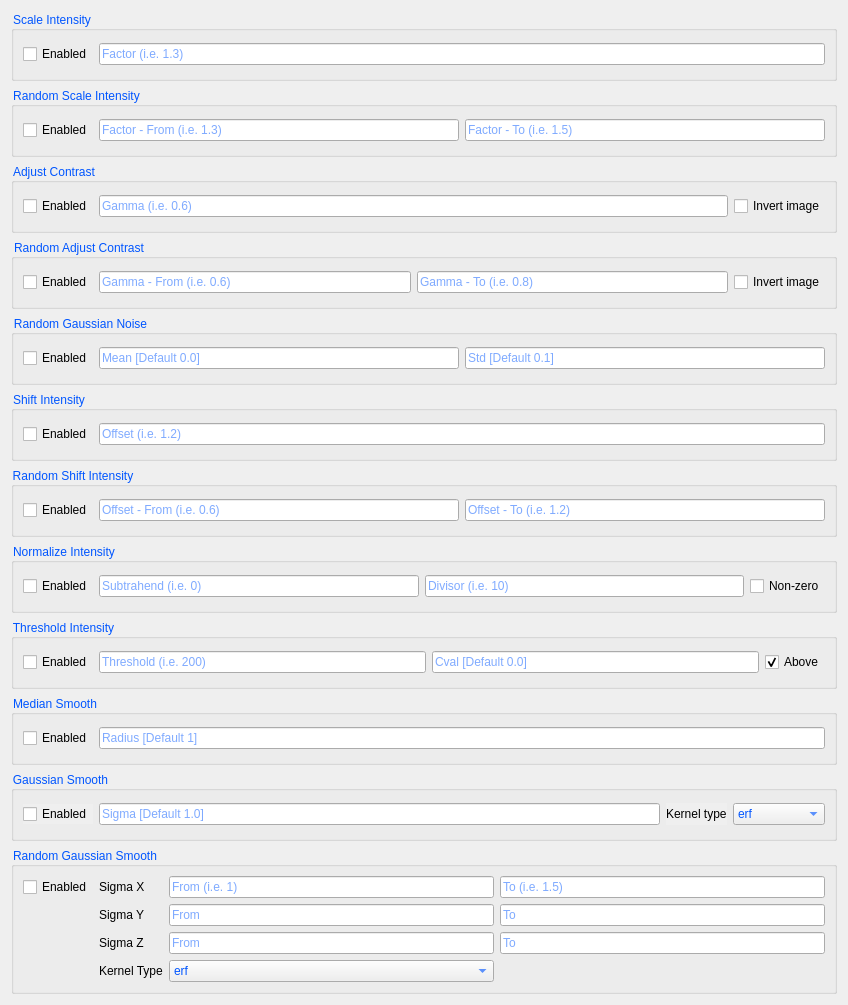
         <widget class="QWidget" name="scrollAreaWidgetContents_2">
          <property name="geometry">
           <rect>
            <x>0</x>
            <y>0</y>
            <width>848</width>
            <height>1005</height>
           </rect>
          </property>
          <property name="layoutDirection">
           <enum>Qt::LeftToRight</enum>
          </property>
          <layout class="QVBoxLayout" name="verticalLayout_3">
           <item>
            <widget class="QGroupBox" name="groupBox_6">
             <property name="autoFillBackground">
              <bool>true</bool>
             </property>
             <property name="styleSheet">
              <string notr="true">color: rgb(0, 170, 255);
color: rgb(0, 85, 255);</string>
             </property>
             <property name="title">
              <string>Scale Intensity</string>
             </property>
             <layout class="QGridLayout" name="gridLayout_10">
              <item row="0" column="0">
               <widget class="QCheckBox" name="scaleIntensityEnabled">
                <property name="styleSheet">
                 <string notr="true">color: rgb(0, 0, 0)</string>
                </property>
                <property name="text">
                 <string>Enabled</string>
                </property>
               </widget>
              </item>
              <item row="0" column="1">
               <widget class="QLineEdit" name="scaleIntensityFactor">
                <property name="styleSheet">
                 <string notr="true">color: rgb(0, 85, 255);</string>
                </property>
                <property name="placeholderText">
                 <string>Factor (i.e. 1.3)</string>
                </property>
               </widget>
              </item>
             </layout>
            </widget>
           </item>
           <item>
            <widget class="QGroupBox" name="groupBox">
             <property name="enabled">
              <bool>true</bool>
             </property>
             <property name="autoFillBackground">
              <bool>true</bool>
             </property>
             <property name="styleSheet">
              <string notr="true">color: rgb(0, 85, 255);</string>
             </property>
             <property name="title">
              <string>Random Scale Intensity</string>
             </property>
             <layout class="QGridLayout" name="gridLayout_7">
              <item row="0" column="2">
               <widget class="QLineEdit" name="randomScaleIntensityFactorTo">
                <property name="styleSheet">
                 <string notr="true">color: rgb(0, 85, 255);</string>
                </property>
                <property name="placeholderText">
                 <string>Factor - To (i.e. 1.5)</string>
                </property>
               </widget>
              </item>
              <item row="0" column="1">
               <widget class="QLineEdit" name="randomScaleIntensityFactorFrom">
                <property name="styleSheet">
                 <string notr="true">color: rgb(0, 85, 255);</string>
                </property>
                <property name="placeholderText">
                 <string>Factor - From (i.e. 1.3)</string>
                </property>
               </widget>
              </item>
              <item row="0" column="0">
               <widget class="QCheckBox" name="randomScaleIntensityEnabled">
                <property name="styleSheet">
                 <string notr="true">color: rgb(0, 0, 0);</string>
                </property>
                <property name="text">
                 <string>Enabled</string>
                </property>
               </widget>
              </item>
             </layout>
            </widget>
           </item>
           <item>
            <widget class="QGroupBox" name="groupBox_7">
             <property name="autoFillBackground">
              <bool>true</bool>
             </property>
             <property name="styleSheet">
              <string notr="true">color: rgb(0, 85, 255);</string>
             </property>
             <property name="title">
              <string>Adjust Contrast</string>
             </property>
             <layout class="QGridLayout" name="gridLayout_11">
              <item row="0" column="1">
               <widget class="QLineEdit" name="adjustContrastGamma">
                <property name="styleSheet">
                 <string notr="true">color: rgb(0, 85, 255);</string>
                </property>
                <property name="placeholderText">
                 <string>Gamma (i.e. 0.6)</string>
                </property>
               </widget>
              </item>
              <item row="0" column="0">
               <widget class="QCheckBox" name="adjustContrastEnabled">
                <property name="styleSheet">
                 <string notr="true">color: rgb(0, 0, 0);</string>
                </property>
                <property name="text">
                 <string>Enabled</string>
                </property>
               </widget>
              </item>
              <item row="0" column="2">
               <widget class="QCheckBox" name="adjustContrastInvertImage">
                <property name="styleSheet">
                 <string notr="true">color: rgb(0, 0, 0);</string>
                </property>
                <property name="text">
                 <string>Invert image</string>
                </property>
               </widget>
              </item>
             </layout>
            </widget>
           </item>
           <item>
            <widget class="QGroupBox" name="groupBox_2">
             <property name="enabled">
              <bool>true</bool>
             </property>
             <property name="autoFillBackground">
              <bool>true</bool>
             </property>
             <property name="styleSheet">
              <string notr="true">color: rgb(0, 85, 255);</string>
             </property>
             <property name="title">
              <string>Random Adjust Contrast</string>
             </property>
             <layout class="QGridLayout" name="gridLayout_8">
              <item row="0" column="3">
               <widget class="QCheckBox" name="randomAdjustContrastInvertImage">
                <property name="styleSheet">
                 <string notr="true">color: rgb(0, 0,0);</string>
                </property>
                <property name="text">
                 <string>Invert image</string>
                </property>
               </widget>
              </item>
              <item row="0" column="2">
               <widget class="QLineEdit" name="randomAdjustContrastGammaTo">
                <property name="styleSheet">
                 <string notr="true">color: rgb(0, 85, 255);</string>
                </property>
                <property name="placeholderText">
                 <string>Gamma - To (i.e. 0.8)</string>
                </property>
               </widget>
              </item>
              <item row="0" column="1">
               <widget class="QLineEdit" name="randomAdjustContrastGammaFrom">
                <property name="styleSheet">
                 <string notr="true">color: rgb(0, 85, 255);</string>
                </property>
                <property name="placeholderText">
                 <string>Gamma - From (i.e. 0.6)</string>
                </property>
               </widget>
              </item>
              <item row="0" column="0">
               <widget class="QCheckBox" name="randomAdjustContrastEnabled">
                <property name="styleSheet">
                 <string notr="true">color: rgb(0, 0,0);</string>
                </property>
                <property name="text">
                 <string>Enabled</string>
                </property>
               </widget>
              </item>
             </layout>
            </widget>
           </item>
           <item>
            <widget class="QGroupBox" name="groupBox_3">
             <property name="autoFillBackground">
              <bool>true</bool>
             </property>
             <property name="styleSheet">
              <string notr="true">color: rgb(0, 85, 255);</string>
             </property>
             <property name="title">
              <string>Random Gaussian Noise</string>
             </property>
             <layout class="QGridLayout" name="gridLayout_4">
              <item row="0" column="0">
               <widget class="QCheckBox" name="randomGaussianNoiseEnabled">
                <property name="styleSheet">
                 <string notr="true">color: rgb(0, 0, 0);</string>
                </property>
                <property name="text">
                 <string>Enabled</string>
                </property>
               </widget>
              </item>
              <item row="0" column="1">
               <widget class="QLineEdit" name="randomGaussianNoiseMean">
                <property name="styleSheet">
                 <string notr="true">color: rgb(0, 85, 255);</string>
                </property>
                <property name="placeholderText">
                 <string>Mean [Default 0.0]</string>
                </property>
               </widget>
              </item>
              <item row="0" column="2">
               <widget class="QLineEdit" name="randomGaussianNoiseStd">
                <property name="autoFillBackground">
                 <bool>false</bool>
                </property>
                <property name="styleSheet">
                 <string notr="true">color: rgb(0, 85, 255);</string>
                </property>
                <property name="placeholderText">
                 <string>Std [Default 0.1]</string>
                </property>
               </widget>
              </item>
             </layout>
            </widget>
           </item>
           <item>
            <widget class="QGroupBox" name="groupBox_4">
             <property name="autoFillBackground">
              <bool>true</bool>
             </property>
             <property name="styleSheet">
              <string notr="true">color: rgb(0, 85, 255);</string>
             </property>
             <property name="title">
              <string>Shift Intensity</string>
             </property>
             <layout class="QGridLayout" name="gridLayout_5">
              <item row="0" column="0">
               <widget class="QCheckBox" name="shiftIntensityEnabled">
                <property name="styleSheet">
                 <string notr="true">color: rgb(0, 0,0);</string>
                </property>
                <property name="text">
                 <string>Enabled</string>
                </property>
               </widget>
              </item>
              <item row="0" column="1">
               <widget class="QLineEdit" name="shiftIntensityOffset">
                <property name="styleSheet">
                 <string notr="true">color: rgb(0, 85, 255);</string>
                </property>
                <property name="placeholderText">
                 <string>Offset (i.e. 1.2)</string>
                </property>
               </widget>
              </item>
             </layout>
            </widget>
           </item>
           <item>
            <widget class="QGroupBox" name="groupBox_5">
             <property name="autoFillBackground">
              <bool>true</bool>
             </property>
             <property name="styleSheet">
              <string notr="true">color: rgb(0, 85, 255);</string>
             </property>
             <property name="title">
              <string>Random Shift Intensity</string>
             </property>
             <layout class="QGridLayout" name="gridLayout_9">
              <item row="0" column="2">
               <widget class="QLineEdit" name="randomShiftIntensityTo">
                <property name="styleSheet">
                 <string notr="true">color: rgb(0, 85, 255);</string>
                </property>
                <property name="placeholderText">
                 <string>Offset - To (i.e. 1.2)</string>
                </property>
               </widget>
              </item>
              <item row="0" column="1">
               <widget class="QLineEdit" name="randomShiftIntensityFrom">
                <property name="styleSheet">
                 <string notr="true">color: rgb(0, 85, 255);</string>
                </property>
                <property name="placeholderText">
                 <string>Offset - From (i.e. 0.6)</string>
                </property>
               </widget>
              </item>
              <item row="0" column="0">
               <widget class="QCheckBox" name="randomShiftIntensityEnabled">
                <property name="styleSheet">
                 <string notr="true">color: rgb(0, 0,0);</string>
                </property>
                <property name="text">
                 <string>Enabled</string>
                </property>
               </widget>
              </item>
             </layout>
            </widget>
           </item>
           <item>
            <widget class="QGroupBox" name="groupBox_8">
             <property name="autoFillBackground">
              <bool>true</bool>
             </property>
             <property name="styleSheet">
              <string notr="true">color: rgb(0, 85, 255);</string>
             </property>
             <property name="title">
              <string>Normalize Intensity</string>
             </property>
             <layout class="QGridLayout" name="gridLayout_12">
              <item row="0" column="2">
               <widget class="QLineEdit" name="normalizeIntensityDivisor">
                <property name="styleSheet">
                 <string notr="true">color: rgb(0, 85, 255);</string>
                </property>
                <property name="placeholderText">
                 <string>Divisor (i.e. 10)</string>
                </property>
               </widget>
              </item>
              <item row="0" column="0">
               <widget class="QCheckBox" name="normalizeIntensityEnabled">
                <property name="styleSheet">
                 <string notr="true">color: rgb(0, 0, 0);</string>
                </property>
                <property name="text">
                 <string>Enabled</string>
                </property>
               </widget>
              </item>
              <item row="0" column="1">
               <widget class="QLineEdit" name="normalizeIntensitySubtrahend">
                <property name="styleSheet">
                 <string notr="true">color: rgb(0, 85, 255);</string>
                </property>
                <property name="placeholderText">
                 <string>Subtrahend (i.e. 0)</string>
                </property>
               </widget>
              </item>
              <item row="0" column="3">
               <widget class="QCheckBox" name="normalizeIntensityNonZero">
                <property name="styleSheet">
                 <string notr="true">color: rgb(0, 0, 0);</string>
                </property>
                <property name="text">
                 <string>Non-zero</string>
                </property>
               </widget>
              </item>
             </layout>
            </widget>
           </item>
           <item>
            <widget class="QGroupBox" name="groupBox_9">
             <property name="focusPolicy">
              <enum>Qt::WheelFocus</enum>
             </property>
             <property name="toolTip">
              <string>filter values above the threshold or below the threshold</string>
             </property>
             <property name="toolTipDuration">
              <number>5008</number>
             </property>
             <property name="autoFillBackground">
              <bool>true</bool>
             </property>
             <property name="styleSheet">
              <string notr="true">color: rgb(0, 85, 255);</string>
             </property>
             <property name="title">
              <string>Threshold Intensity</string>
             </property>
             <layout class="QGridLayout" name="gridLayout_13">
              <item row="0" column="0">
               <widget class="QCheckBox" name="thresholdIntensityEnabled">
                <property name="styleSheet">
                 <string notr="true">color: rgb(0, 0,0);</string>
                </property>
                <property name="text">
                 <string>Enabled</string>
                </property>
               </widget>
              </item>
              <item row="0" column="1">
               <widget class="QLineEdit" name="thresholdIntensityValue">
                <property name="styleSheet">
                 <string notr="true">color: rgb(0, 85, 255);</string>
                </property>
                <property name="placeholderText">
                 <string>Threshold (i.e. 200)</string>
                </property>
               </widget>
              </item>
              <item row="0" column="2">
               <widget class="QLineEdit" name="thresholdIntensityCVal">
                <property name="toolTip">
                 <string>value to fill the remaining parts of the image, default is 0.</string>
                </property>
                <property name="toolTipDuration">
                 <number>5000</number>
                </property>
                <property name="styleSheet">
                 <string notr="true">color: rgb(0, 85, 255);</string>
                </property>
                <property name="placeholderText">
                 <string>Cval [Default 0.0]</string>
                </property>
               </widget>
              </item>
              <item row="0" column="3">
               <widget class="QCheckBox" name="thresholdIntensityAbove">
                <property name="focusPolicy">
                 <enum>Qt::WheelFocus</enum>
                </property>
                <property name="toolTip">
                 <string>filter values above the threshold or below the threshold</string>
                </property>
                <property name="toolTipDuration">
                 <number>5008</number>
                </property>
                <property name="styleSheet">
                 <string notr="true">color: rgb(0, 0,0);</string>
                </property>
                <property name="text">
                 <string>Above</string>
                </property>
                <property name="checked">
                 <bool>true</bool>
                </property>
               </widget>
              </item>
             </layout>
            </widget>
           </item>
           <item>
            <widget class="QGroupBox" name="groupBox_10">
             <property name="autoFillBackground">
              <bool>true</bool>
             </property>
             <property name="styleSheet">
              <string notr="true">color: rgb(0, 85, 255);</string>
             </property>
             <property name="title">
              <string>Median Smooth</string>
             </property>
             <layout class="QGridLayout" name="gridLayout_14">
              <item row="0" column="0">
               <widget class="QCheckBox" name="medianSmoothEnabled">
                <property name="styleSheet">
                 <string notr="true">color: rgb(0, 0,0);</string>
                </property>
                <property name="text">
                 <string>Enabled</string>
                </property>
               </widget>
              </item>
              <item row="0" column="1">
               <widget class="QLineEdit" name="medianSmoothRadius">
                <property name="styleSheet">
                 <string notr="true">color: rgb(0, 85, 255);</string>
                </property>
                <property name="placeholderText">
                 <string>Radius [Default 1]</string>
                </property>
               </widget>
              </item>
             </layout>
            </widget>
           </item>
           <item>
            <widget class="QGroupBox" name="groupBox_11">
             <property name="autoFillBackground">
              <bool>true</bool>
             </property>
             <property name="styleSheet">
              <string notr="true">color: rgb(0, 85, 255);</string>
             </property>
             <property name="title">
              <string>Gaussian Smooth</string>
             </property>
             <layout class="QGridLayout" name="gridLayout_15">
              <item row="0" column="1">
               <widget class="QLineEdit" name="gaussianSmoothSigma">
                <property name="styleSheet">
                 <string notr="true">color: rgb(0, 85, 255);</string>
                </property>
                <property name="placeholderText">
                 <string>Sigma [Default 1.0]</string>
                </property>
               </widget>
              </item>
              <item row="0" column="0">
               <widget class="QCheckBox" name="gaussianSmoothEnabled">
                <property name="autoFillBackground">
                 <bool>true</bool>
                </property>
                <property name="styleSheet">
                 <string notr="true">color: rgb(0, 0,0);</string>
                </property>
                <property name="text">
                 <string>Enabled</string>
                </property>
               </widget>
              </item>
              <item row="0" column="3">
               <widget class="QComboBox" name="gaussianSmoothKernelType">
                <item>
                 <property name="text">
                  <string>erf</string>
                 </property>
                </item>
                <item>
                 <property name="text">
                  <string>sampled</string>
                 </property>
                </item>
                <item>
                 <property name="text">
                  <string>scalespace</string>
                 </property>
                </item>
               </widget>
              </item>
              <item row="0" column="2">
               <widget class="QLabel" name="label_18">
                <property name="autoFillBackground">
                 <bool>true</bool>
                </property>
                <property name="styleSheet">
                 <string notr="true">color: rgb(0, 0,0);</string>
                </property>
                <property name="text">
                 <string>Kernel type</string>
                </property>
               </widget>
              </item>
             </layout>
            </widget>
           </item>
           <item>
            <widget class="QGroupBox" name="groupBox_12">
             <property name="autoFillBackground">
              <bool>true</bool>
             </property>
             <property name="styleSheet">
              <string notr="true">color: rgb(0, 85, 255);</string>
             </property>
             <property name="title">
              <string>Random Gaussian Smooth</string>
             </property>
             <layout class="QGridLayout" name="gridLayout_16">
              <item row="0" column="4">
               <widget class="QLineEdit" name="randGaussianSmoothSigmaXTo">
                <property name="placeholderText">
                 <string>To (i.e. 1.5)</string>
                </property>
               </widget>
              </item>
              <item row="1" column="3">
               <widget class="QLineEdit" name="randGaussianSmoothSigmaYFrom">
                <property name="placeholderText">
                 <string>From</string>
                </property>
               </widget>
              </item>
              <item row="2" column="1">
               <widget class="QLabel" name="label_21">
                <property name="styleSheet">
                 <string notr="true">color: rgb(0, 0, 0);</string>
                </property>
                <property name="text">
                 <string>Sigma Z</string>
                </property>
               </widget>
              </item>
              <item row="1" column="1">
               <widget class="QLabel" name="label_20">
                <property name="styleSheet">
                 <string notr="true">color: rgb(0, 0, 0);</string>
                </property>
                <property name="text">
                 <string>Sigma Y</string>
                </property>
               </widget>
              </item>
              <item row="0" column="0">
               <widget class="QCheckBox" name="randGaussianSmoothEnabled">
                <property name="styleSheet">
                 <string notr="true">color: rgb(0, 0, 0);</string>
                </property>
                <property name="text">
                 <string>Enabled</string>
                </property>
               </widget>
              </item>
              <item row="1" column="4">
               <widget class="QLineEdit" name="randGaussianSmoothSigmaYTo">
                <property name="placeholderText">
                 <string>To</string>
                </property>
               </widget>
              </item>
              <item row="2" column="3">
               <widget class="QLineEdit" name="randGaussianSmoothSigmaZFrom">
                <property name="placeholderText">
                 <string>From</string>
                </property>
               </widget>
              </item>
              <item row="0" column="1">
               <widget class="QLabel" name="label_19">
                <property name="styleSheet">
                 <string notr="true">color: rgb(0, 0, 0);</string>
                </property>
                <property name="text">
                 <string>Sigma X</string>
                </property>
               </widget>
              </item>
              <item row="2" column="4">
               <widget class="QLineEdit" name="randGaussianSmoothSigmaZTo">
                <property name="placeholderText">
                 <string>To</string>
                </property>
               </widget>
              </item>
              <item row="0" column="3">
               <widget class="QLineEdit" name="randGaussianSmoothSigmaXFrom">
                <property name="placeholderText">
                 <string>From (i.e. 1)</string>
                </property>
               </widget>
              </item>
              <item row="3" column="1">
               <widget class="QLabel" name="label_22">
                <property name="styleSheet">
                 <string notr="true">color: rgb(0, 0, 0);</string>
                </property>
                <property name="text">
                 <string>Kernel Type</string>
                </property>
               </widget>
              </item>
              <item row="3" column="3">
               <widget class="QComboBox" name="randGaussianSmoothKernelType">
                <item>
                 <property name="text">
                  <string>erf</string>
                 </property>
                </item>
                <item>
                 <property name="text">
                  <string>sampled</string>
                 </property>
                </item>
                <item>
                 <property name="text">
                  <string>scalespace</string>
                 </property>
                </item>
               </widget>
              </item>
             </layout>
            </widget>
           </item>
          </layout>
         </widget>
